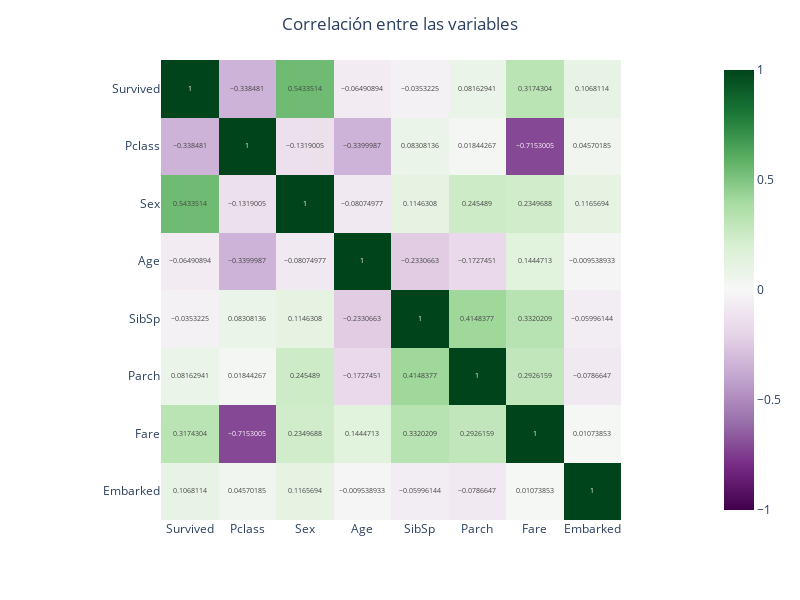

The code cell stored with this chart in its notebook:
### Code cell
fig = px.imshow(df_corr, text_auto = True, color_continuous_scale='PRGn',zmin=-1, zmax=1)
fig.update_layout(
    title='Correlación entre las variables', title_x=0.5,
    template='plotly_white',
	width=800, height=600) 
fig.show()

### Figure 1 — Plotly figure (JSON) as saved in the notebook; plotly's stock layout.template omitted (floating-point values rounded to 4 significant figures)
{"data": [{"coloraxis": "coloraxis", "hovertemplate": "x: %{x}<br>y: %{y}<br>color: %{z}<extra></extra>", "name": "0", "texttemplate": "%{z}", "type": "heatmap", "x": ["Survived", "Pclass", "Sex", "Age", "SibSp", "Parch", "Fare", "Embarked"], "xaxis": "x", "y": ["Survived", "Pclass", "Sex", "Age", "SibSp", "Parch", "Fare", "Embarked"], "yaxis": "y", "z": [[1, -0.3385, 0.5434, -0.06491, -0.03532, 0.08163, 0.3174, 0.1068], [-0.3385, 1, -0.1319, -0.34, 0.08308, 0.01844, -0.7153, 0.0457], [0.5434, -0.1319, 1, -0.08075, 0.1146, 0.2455, 0.235, 0.1166], [-0.06491, -0.34, -0.08075, 1, -0.2331, -0.1727, 0.1445, -0.009539], [-0.03532, 0.08308, 0.1146, -0.2331, 1, 0.4148, 0.332, -0.05996], [0.08163, 0.01844, 0.2455, -0.1727, 0.4148, 1, 0.2926, -0.07866], [0.3174, -0.7153, 0.235, 0.1445, 0.332, 0.2926, 1, 0.01074], [0.1068, 0.0457, 0.1166, -0.009539, -0.05996, -0.07866, 0.01074, 1]]}], "layout": {"coloraxis": {"cmax": 1, "cmin": -1, "colorscale": [[0, "rgb(64,0,75)"], [0.1, "rgb(118,42,131)"], [0.2, "rgb(153,112,171)"], [0.3, "rgb(194,165,207)"], [0.4, "rgb(231,212,232)"], [0.5, "rgb(247,247,247)"], [0.6, "rgb(217,240,211)"], [0.7, "rgb(166,219,160)"], [0.8, "rgb(90,174,97)"], [0.9, "rgb(27,120,55)"], [1, "rgb(0,68,27)"]]}, "height": 600, "margin": {"t": 60}, "title": {"text": "Correlación entre las variables", "x": 0.5}, "width": 800, "xaxis": {"anchor": "y", "constrain": "domain", "domain": [0, 1], "scaleanchor": "y"}, "yaxis": {"anchor": "x", "autorange": "reversed", "constrain": "domain", "domain": [0, 1]}}}
